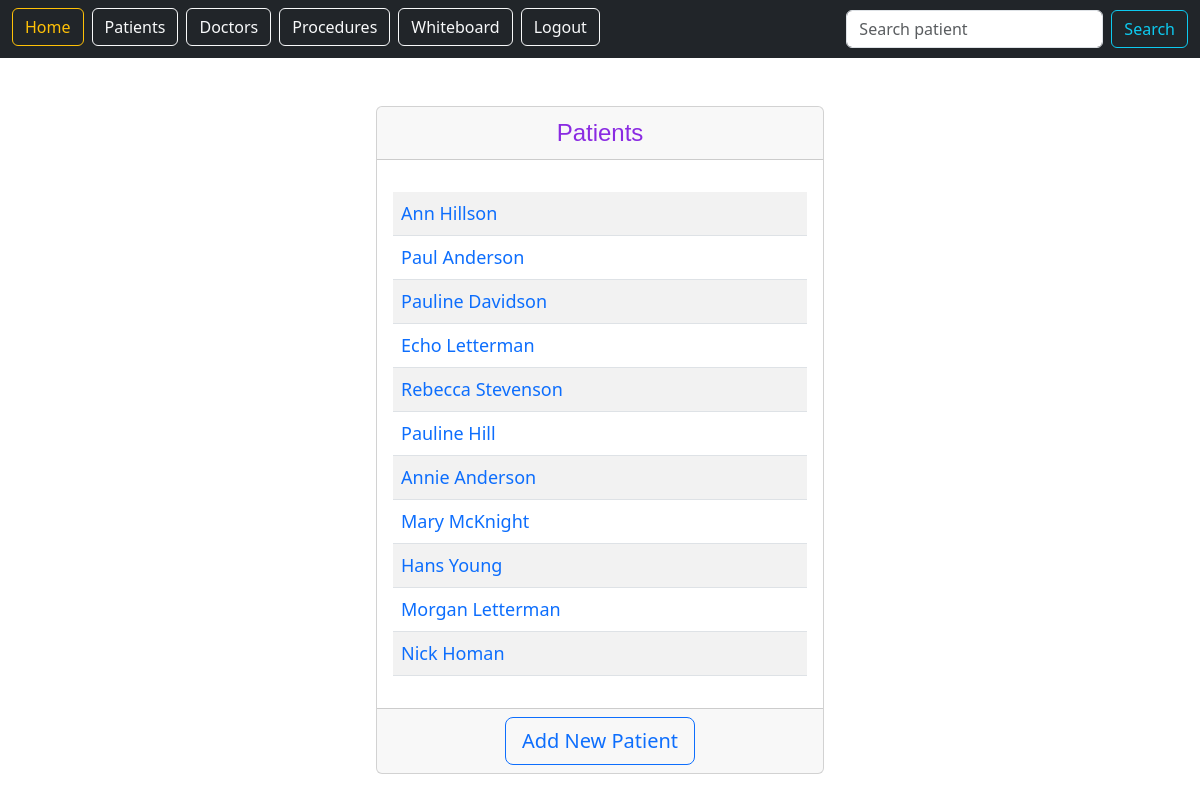
The app's page /whiteboard/patients/ (signed in) with its own data.
### whiteboard/models.py (models this page shows, shortened)
class Patients(models.Model):
    firstname = models.CharField('First Name', max_length=30)
    lastname = models.CharField('Last Name', max_length=30)
    hsnnum = models.CharField('HSN', max_length=15)
    ruhnum = models.CharField('RUH Number', max_length=15)
    dob = models.DateField('Date of Birth')
    gender = models.CharField('Gender', max_length=15)
    location = models.CharField('Location', max_length=15)
    status = models.CharField('Status', max_length=15)
    def __str__(self):
        return self.firstname + ' ' + self.lastname

### whiteboard/views.py (the view)
# urls.py: path('patients/', views.PatientsListView.as_view(), name='patients.list'),
class PatientsListView(LoginRequiredMixin, ListView):   # class-based views for list of patients
    model = Patients
    context_object_name = "patients"
    template_name = 'patients/patientslist.html'
    login_url = "/login"

### whiteboard/templates/patients/patientslist.html
{% extends 'base.html' %}
{% block content %}
<center>
    <div class="card" style="width: 28rem;">
        <div class="card-header" style="font-family: Helvetica; font-size: x-large; color: blueviolet;">
            Patients
        </div>
        <div class="card-body">
            <p class="card-text">
                <table class="table table-hover table-striped">
                    {% for patient in patients %}
                        <tr style="text-align: left; font-size: large;">
                            <td>
                                <a href="{% url 'patients.detail' patient.id %}">{{ patient }}</a>
                            </td>
                        </tr>
                    {% endfor %}
                </table>
            </p>
        </div>
        <div class="card-footer text-muted">
            <a href="{% url 'patients.new' %}" class="btn btn-outline-primary btn-lg">Add New Patient</a>
        </div>
    </div>
</center>
{% endblock %}

### static/templates/base.html (style rules this page uses)
a { text-decoration: none; }

### records on screen
Patients: firstname+lastname "Ann Hillson"
Patients: firstname+lastname "Paul Anderson"
Patients: firstname+lastname "Pauline Davidson"
Patients: firstname+lastname "Echo Letterman"
Patients: firstname+lastname "Rebecca Stevenson"
Patients: firstname+lastname "Pauline Hill"
Patients: firstname+lastname "Annie Anderson"
Patients: firstname+lastname "Mary McKnight"
Patients: firstname+lastname "Hans Young"
Patients: firstname+lastname "Morgan Letterman"
Patients: firstname+lastname "Nick Homan"
